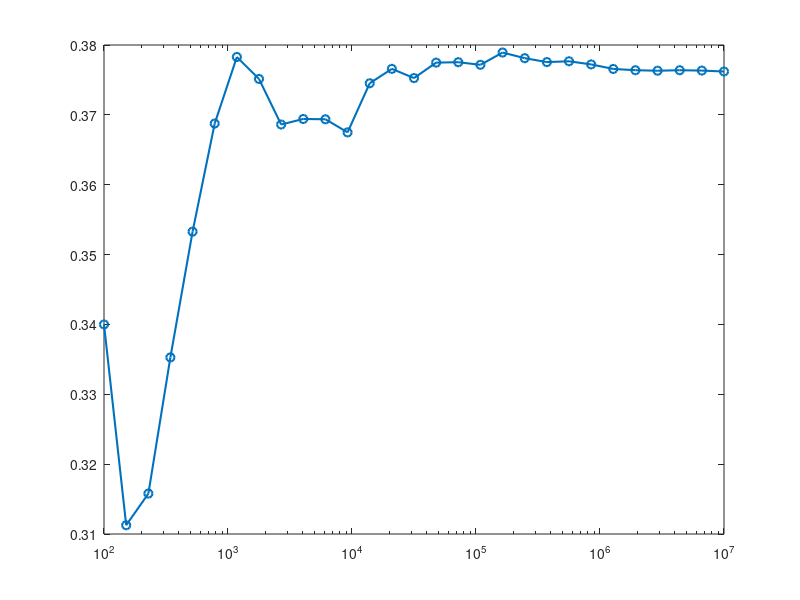

Recreate this plot in MATLAB. (Note: this script raises an error after producing the figure.)
% HW1 Problem 6b

clear; clc; close all;

% Parameters
Nvals = round(logspace(2,7,29));
Ptrue = 0.3763;

Nmax = max(Nvals);

rng(2026);

X = rand(Nmax,1);
Y = rand(Nmax,1);
Z = rand(Nmax,1);

success = (X.^2 + Y.^2 < Z) & (Z.^2 > X.*Y);

Phat = zeros(size(Nvals));

for k = 1:length(Nvals)
    N = Nvals(k);
    Phat(k) = mean(success(1:N));
end

%Plot
figure;
semilogx(Nvals, Phat, 'o-', 'LineWidth', 1.5);
hold on;
yline(Ptrue, 'r--', 'LineWidth', 1.5);

xlabel('Sample size N');
ylabel('Monte Carlo porbability estimate');
title('Monte Carlo estimate HW 1 6b');
legend('Monte Carlo estimate', 'Analytic value', ...
    'Location', "best");
grid on;
xlim([min(Nvals), max(Nvals)]);
